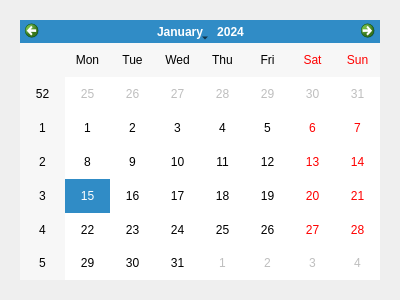
<?xml version="1.0" encoding="UTF-8"?>
<ui version="4.0">
 <class>firstForm</class>
 <widget class="QWidget" name="firstForm">
  <property name="geometry">
   <rect>
    <x>0</x>
    <y>0</y>
    <width>400</width>
    <height>300</height>
   </rect>
  </property>
  <property name="windowTitle">
   <string>Form</string>
  </property>
  <layout class="QGridLayout" name="gridLayout_2">
   <item row="0" column="0">
    <widget class="QWidget" name="widgetfirst" native="true">
     <layout class="QGridLayout" name="gridLayout">
      <item row="0" column="0">
       <widget class="QCalendarWidget" name="calendarWidget"/>
      </item>
     </layout>
    </widget>
   </item>
  </layout>
 </widget>
 <resources/>
 <connections/>
</ui>
